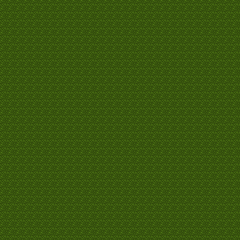

A level layout from a 2D game, rendered from its tile map. Below: a short description, then the map file with tile-grid data replaced by summaries:
An orthogonal 30x30 tile map with 8x8 px tiles, 1 tile layer (grass).

<map version="1.10" tiledversion="1.11.2" orientation="orthogonal" renderorder="right-down" width="30" height="30" tilewidth="8" tileheight="8" infinite="0" nextlayerid="2" nextobjectid="1">
 <tileset firstgid="1" source="tiles.tsx" />
 <layer id="1" name="grass" width="30" height="30">
  <data>[900 cells, 900 non-empty, 1 distinct tile ids]</data>
 </layer>
</map>
